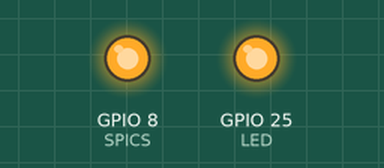
The program below on a simulated Raspberry Pi (BCM pin numbers). On the bench: output pins drawn as LEDs (lit = HIGH). Pins used as bus, display or sensor lines are not drawn; what the program prints to the terminal is not drawn.

Above: at 0.1 s.
Timing chart, 0 to 1.6 s (numbered marks = the images above):
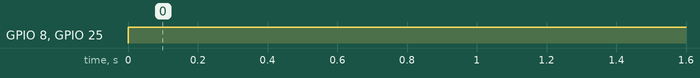

Measured:
- by itself, GPIO 8 (SPICS), GPIO 25 (LED): LOW → HIGH at 0.00 s

The program:

light_sensor.py
```python
# -*- coding: utf-8 -*-
import RPi.GPIO as GPIO
from time import sleep

def readadc(adcnum, clockpin, mosipin, misopin, cspin):
    if adcnum > 7 or adcnum < 0:
        return -1
    GPIO.output(cspin, GPIO.HIGH)
    GPIO.output(clockpin, GPIO.LOW)
    GPIO.output(cspin, GPIO.LOW)

    commandout = adcnum
    commandout |= 0x18
    commandout <<= 3
    for i in range(5):
        if commandout & 0x80:
            GPIO.output(mosipin, GPIO.HIGH)
        else:
            GPIO.output(mosipin, GPIO.LOW)
        commandout <<= 1
        GPIO.output(clockpin, GPIO.HIGH)
        GPIO.output(clockpin, GPIO.LOW)
    adcout = 1

    for i in range(13):
        GPIO.output(clockpin ,GPIO.HIGH)
        GPIO.output(clockpin, GPIO.LOW)
        adcout <<= 1
        if i>0 and GPIO.input(misopin)==GPIO.HIGH:
            adcout |= 0x1
    GPIO.output(cspin, GPIO.HIGH)
    return adcout

GPIO.setmode(GPIO.BCM)

SPICLK = 11
SPIMOSI = 10
SPIMISO = 9
SPICS = 8

GPIO.setup(SPICLK, GPIO.OUT)
GPIO.setup(SPIMOSI, GPIO.OUT)
GPIO.setup(SPIMISO, GPIO.IN)
GPIO.setup(SPICS, GPIO.OUT)

LED = 25
GPIO.setup(LED, GPIO.OUT)

try:
    while True:
        inputVal0 = readadc(0, SPICLK, SPIMOSI, SPIMISO, SPICS)
        if inputVal0 < 10000:
            GPIO.output(LED, GPIO.HIGH)
        else:
            GPIO.output(LED, GPIO.LOW)
        print(inputVal0)
        sleep(0.2)

except KeyboardInterrupt:
    pass

GPIO.cleanup()
```
